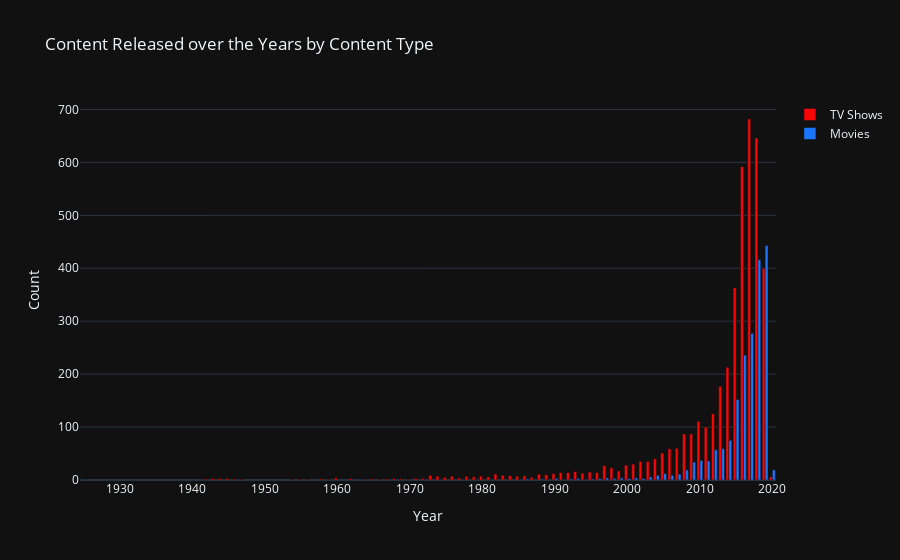

Notebook cell for this chart:
### Markdown cell above
## Content release year for different Type of Content

### Code cell
releaseyr_df_movie = movie_subset['release_year'].value_counts().reset_index()
releaseye_df_tv = tv_subset['release_year'].value_counts().reset_index()

# Create trace for Movie
trace1 = go.Bar(
                x = releaseyr_df_movie['index'],
                y = releaseyr_df_movie['release_year'],
                name="TV Shows",
                marker = dict(color = 'rgb(249, 6, 6)'))
# Create trace for TV Show
trace2 = go.Bar(
                x = releaseye_df_tv['index'],
                y = releaseye_df_tv['release_year'],
                name = "Movies",
                marker = dict(color = 'rgb(26, 118, 255)'))


layout = go.Layout(template= "plotly_dark",title = 'Content Released over the Years by Content Type' ,
                   xaxis = dict(title = 'Year'), yaxis = dict(title = 'Count'))
fig = go.Figure(data = [trace1, trace2], layout = layout)
fig.show()

### Figure 1 — Plotly figure (JSON) as saved in the notebook; plotly's stock layout.template omitted (floating-point values rounded to 4 significant figures)
{"data": [{"marker": {"color": "rgb(249, 6, 6)"}, "name": "TV Shows", "type": "bar", "x": [2017, 2018, 2016, 2019, 2015, 2014, 2013, 2012, 2010, 2011, 2008, 2009, 2007, 2006, 2005, 2004, 2002, 2003, 2001, 2000, 1997, 1998, 1999, 1993, 1995, 1992, 1991, 1996, 1994, 1990, 1988, 1982, 1989, 1973, 1983, 1984, 1986, 1978, 1980, 1976, 1974, 1985, 1981, 2020, 1979, 1987, 1975, 1977, 1960, 1968, 1972, 1944, 1945, 1962, 1971, 1943, 1958, 1942, 1965, 1967, 1969, 1946, 1954, 1966, 1970, 1947, 1955, 1959, 1964, 1956], "y": [682, 646, 592, 400, 363, 213, 177, 125, 111, 100, 87, 87, 60, 59, 51, 40, 35, 35, 30, 28, 27, 23, 17, 16, 15, 14, 14, 14, 13, 12, 11, 11, 10, 9, 9, 8, 8, 7, 7, 7, 7, 7, 6, 6, 6, 5, 5, 4, 4, 3, 3, 3, 3, 3, 3, 3, 2, 2, 2, 2, 2, 2, 1, 1, 1, 1, 1, 1, 1, 1]}, {"marker": {"color": "rgb(26, 118, 255)"}, "name": "Movies", "type": "bar", "x": [2019, 2018, 2017, 2016, 2015, 2014, 2013, 2012, 2010, 2011, 2009, 2020, 2008, 2005, 2007, 2006, 2004, 2003, 2001, 1999, 1997, 1990, 1993, 1996, 1998, 2000, 2002, 1995, 1992, 1988, 1986, 1974, 1946, 1963, 1967, 1968, 1972, 1981, 1977, 1979, 1994, 1985, 1989, 1991, 1925], "y": [443, 416, 277, 236, 152, 75, 59, 57, 37, 36, 34, 19, 19, 12, 11, 9, 9, 6, 4, 4, 4, 3, 3, 3, 3, 3, 3, 2, 2, 2, 2, 1, 1, 1, 1, 1, 1, 1, 1, 1, 1, 1, 1, 1, 1]}], "layout": {"title": {"text": "Content Released over the Years by Content Type"}, "xaxis": {"title": {"text": "Year"}}, "yaxis": {"title": {"text": "Count"}}}}
